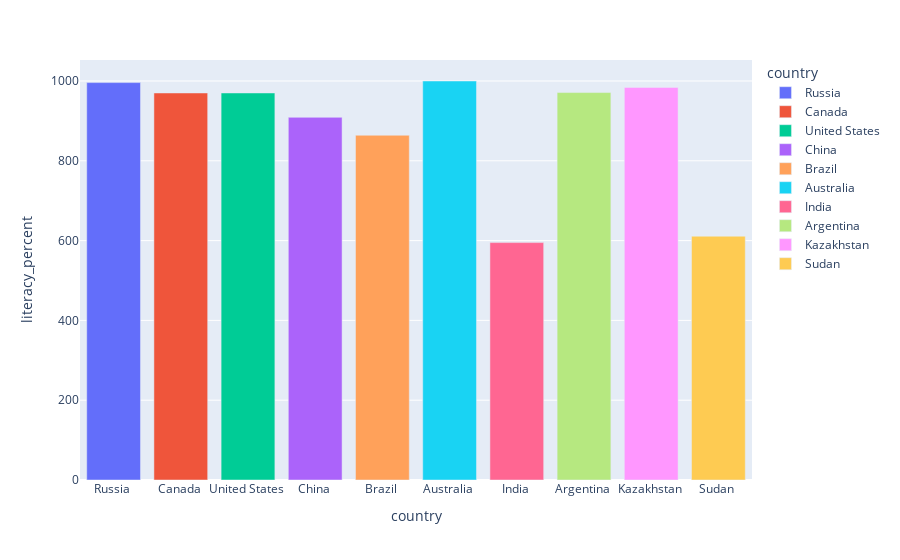

Notebook code for this chart:
### Code cell
fig=px.bar(df,x='country',y='literacy_percent',color='country',hover_data=['area','gdp_percapita'])
#shift+tab kar liyo#Cool af!!
fig.show()

### Figure 1 — Plotly figure (JSON) as saved in the notebook; plotly's stock layout.template omitted (floating-point values rounded to 4 significant figures)
{"data": [{"alignmentgroup": "True", "customdata": [[17075200, 8900]], "hovertemplate": "country=%{x}<br>literacy_percent=%{y}<br>area=%{customdata[0]}<br>gdp_percapita=%{customdata[1]}<extra></extra>", "legendgroup": "Russia ", "marker": {"color": "#636efa", "pattern": {"shape": ""}}, "name": "Russia ", "offsetgroup": "Russia ", "orientation": "v", "showlegend": true, "textposition": "auto", "type": "bar", "x": ["Russia "], "xaxis": "x", "y": [996], "yaxis": "y"}, {"alignmentgroup": "True", "customdata": [[9984670, 29800]], "hovertemplate": "country=%{x}<br>literacy_percent=%{y}<br>area=%{customdata[0]}<br>gdp_percapita=%{customdata[1]}<extra></extra>", "legendgroup": "Canada ", "marker": {"color": "#EF553B", "pattern": {"shape": ""}}, "name": "Canada ", "offsetgroup": "Canada ", "orientation": "v", "showlegend": true, "textposition": "auto", "type": "bar", "x": ["Canada "], "xaxis": "x", "y": [970], "yaxis": "y"}, {"alignmentgroup": "True", "customdata": [[9631420, 37800]], "hovertemplate": "country=%{x}<br>literacy_percent=%{y}<br>area=%{customdata[0]}<br>gdp_percapita=%{customdata[1]}<extra></extra>", "legendgroup": "United States ", "marker": {"color": "#00cc96", "pattern": {"shape": ""}}, "name": "United States ", "offsetgroup": "United States ", "orientation": "v", "showlegend": true, "textposition": "auto", "type": "bar", "x": ["United States "], "xaxis": "x", "y": [970], "yaxis": "y"}, {"alignmentgroup": "True", "customdata": [[9596960, 5000]], "hovertemplate": "country=%{x}<br>literacy_percent=%{y}<br>area=%{customdata[0]}<br>gdp_percapita=%{customdata[1]}<extra></extra>", "legendgroup": "China ", "marker": {"color": "#ab63fa", "pattern": {"shape": ""}}, "name": "China ", "offsetgroup": "China ", "orientation": "v", "showlegend": true, "textposition": "auto", "type": "bar", "x": ["China "], "xaxis": "x", "y": [909], "yaxis": "y"}, {"alignmentgroup": "True", "customdata": [[8511965, 7600]], "hovertemplate": "country=%{x}<br>literacy_percent=%{y}<br>area=%{customdata[0]}<br>gdp_percapita=%{customdata[1]}<extra></extra>", "legendgroup": "Brazil ", "marker": {"color": "#FFA15A", "pattern": {"shape": ""}}, "name": "Brazil ", "offsetgroup": "Brazil ", "orientation": "v", "showlegend": true, "textposition": "auto", "type": "bar", "x": ["Brazil "], "xaxis": "x", "y": [864], "yaxis": "y"}, {"alignmentgroup": "True", "customdata": [[7686850, 29000]], "hovertemplate": "country=%{x}<br>literacy_percent=%{y}<br>area=%{customdata[0]}<br>gdp_percapita=%{customdata[1]}<extra></extra>", "legendgroup": "Australia ", "marker": {"color": "#19d3f3", "pattern": {"shape": ""}}, "name": "Australia ", "offsetgroup": "Australia ", "orientation": "v", "showlegend": true, "textposition": "auto", "type": "bar", "x": ["Australia "], "xaxis": "x", "y": [1000], "yaxis": "y"}, {"alignmentgroup": "True", "customdata": [[3287590, 2900]], "hovertemplate": "country=%{x}<br>literacy_percent=%{y}<br>area=%{customdata[0]}<br>gdp_percapita=%{customdata[1]}<extra></extra>", "legendgroup": "India ", "marker": {"color": "#FF6692", "pattern": {"shape": ""}}, "name": "India ", "offsetgroup": "India ", "orientation": "v", "showlegend": true, "textposition": "auto", "type": "bar", "x": ["India "], "xaxis": "x", "y": [595], "yaxis": "y"}, {"alignmentgroup": "True", "customdata": [[2766890, 11200]], "hovertemplate": "country=%{x}<br>literacy_percent=%{y}<br>area=%{customdata[0]}<br>gdp_percapita=%{customdata[1]}<extra></extra>", "legendgroup": "Argentina ", "marker": {"color": "#B6E880", "pattern": {"shape": ""}}, "name": "Argentina ", "offsetgroup": "Argentina ", "orientation": "v", "showlegend": true, "textposition": "auto", "type": "bar", "x": ["Argentina "], "xaxis": "x", "y": [971], "yaxis": "y"}, {"alignmentgroup": "True", "customdata": [[2717300, 6300]], "hovertemplate": "country=%{x}<br>literacy_percent=%{y}<br>area=%{customdata[0]}<br>gdp_percapita=%{customdata[1]}<extra></extra>", "legendgroup": "Kazakhstan ", "marker": {"color": "#FF97FF", "pattern": {"shape": ""}}, "name": "Kazakhstan ", "offsetgroup": "Kazakhstan ", "orientation": "v", "showlegend": true, "textposition": "auto", "type": "bar", "x": ["Kazakhstan "], "xaxis": "x", "y": [984], "yaxis": "y"}, {"alignmentgroup": "True", "customdata": [[2505810, 1900]], "hovertemplate": "country=%{x}<br>literacy_percent=%{y}<br>area=%{customdata[0]}<br>gdp_percapita=%{customdata[1]}<extra></extra>", "legendgroup": "Sudan ", "marker": {"color": "#FECB52", "pattern": {"shape": ""}}, "name": "Sudan ", "offsetgroup": "Sudan ", "orientation": "v", "showlegend": true, "textposition": "auto", "type": "bar", "x": ["Sudan "], "xaxis": "x", "y": [611], "yaxis": "y"}], "layout": {"autosize": true, "barmode": "relative", "legend": {"title": {"text": "country"}, "tracegroupgap": 0}, "margin": {"t": 60}, "xaxis": {"anchor": "y", "autorange": true, "categoryarray": ["Russia ", "Canada ", "United States ", "China ", "Brazil ", "Australia ", "India ", "Argentina ", "Kazakhstan ", "Sudan "], "categoryorder": "array", "domain": [0, 1], "range": [-0.5, 9.5], "title": {"text": "country"}, "type": "category"}, "yaxis": {"anchor": "x", "autorange": true, "domain": [0, 1], "range": [0, 1053.0], "title": {"text": "literacy_percent"}, "type": "linear"}}}
